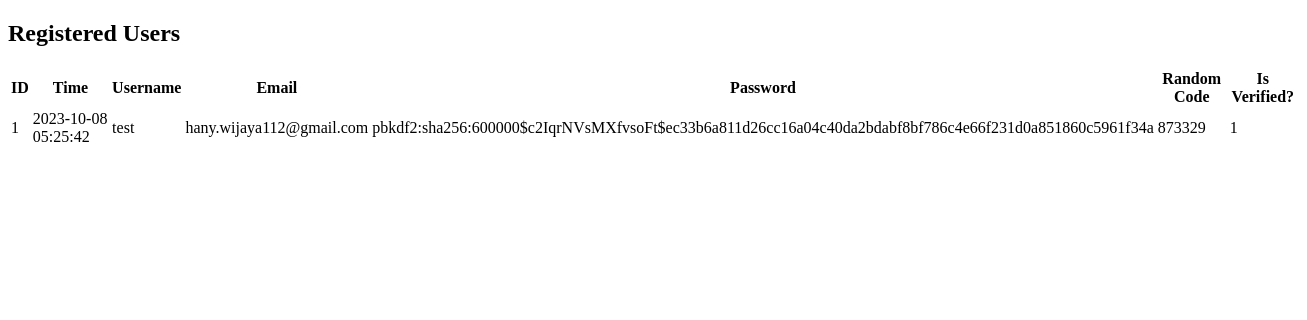
/users, run on an earlier commit of the app's database.
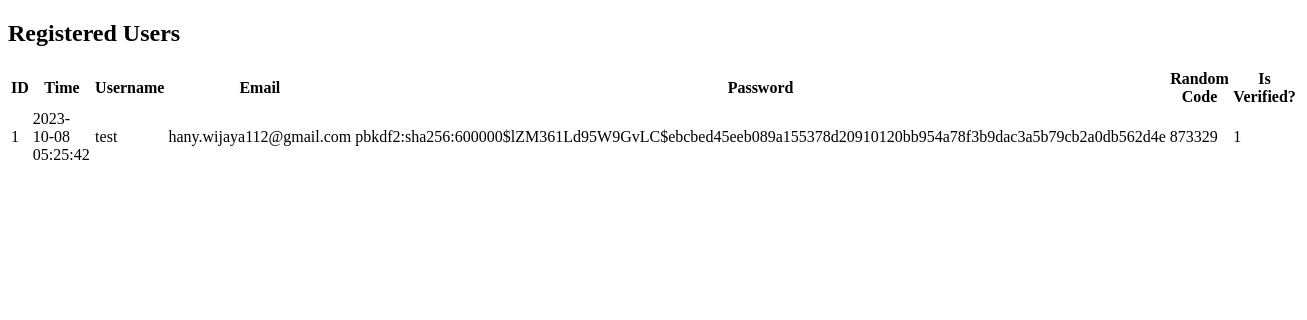
And on a later commit of the database.
### tables this page shows
CREATE TABLE user (
    id INTEGER PRIMARY KEY AUTOINCREMENT,
    created TIMESTAMP NOT NULL DEFAULT CURRENT_TIMESTAMP,
    username VARCHAR(50) NOT NULL,
    email VARCHAR(50) NOT NULL,
    pass VARCHAR(50) NOT NULL,
	randomcode VARCHAR(20) NOT NULL,
	DefiniteUser INTEGER
	
);

### Main.py (the view)
@app.route('/users')
def users():
    user = Users()
    data = user.getAll()
    return render_template('users.html', users=data)

### Models/Users.py (called while the page is built)
    def getAll(self):
        self.data = []
        data = self.conn.execute("SELECT * FROM user").fetchall()
        self.conn.close()
        return data

### templates/users.html (shortened to what this page needs)
<!DOCTYPE html>
<html>
<head>
</head>
<body>
    <h2>Registered Users</h2>
    <table>
        <thead>
            <tr>
                <th>ID</th>
                <th>Time</th>
                <th>Username</th>
                <th>Email</th>
                <th>Password</th>
                <th>Random Code</th>
                <th>Is Verified?</th>
            </tr>
        </thead>
        <tbody>
            {% for user in users %}
                <tr>
                    <td>{{ user[0] }}</td>
                    <td>{{ user[1] }}</td>
                    <td>{{ user[2] }}</td>
                    <td>{{ user[3] }}</td>
                    <td>{{ user[4] }}</td>
                    <td>{{ user[5] }}</td>
                    <td>{{ user[6] }}</td>
                </tr>
            {% endfor %}
        </tbody>
    </table>
</body>
</html>

What changed in the data, as far as the page shows it:
changed user "test": pass "pbkdf2:sha256:600000$c2IqrNVsMXfvsoFt$ec33b6a811d26cc16a04c40da2bdabf8bf786c4e66f231d0a851860c5961f34a" → "pbkdf2:sha256:600000$lZM361Ld95W9GvLC$ebcbed45eeb089a155378d20910120bb954a78f3b9dac3a5b79cb2a0db562d4e"
